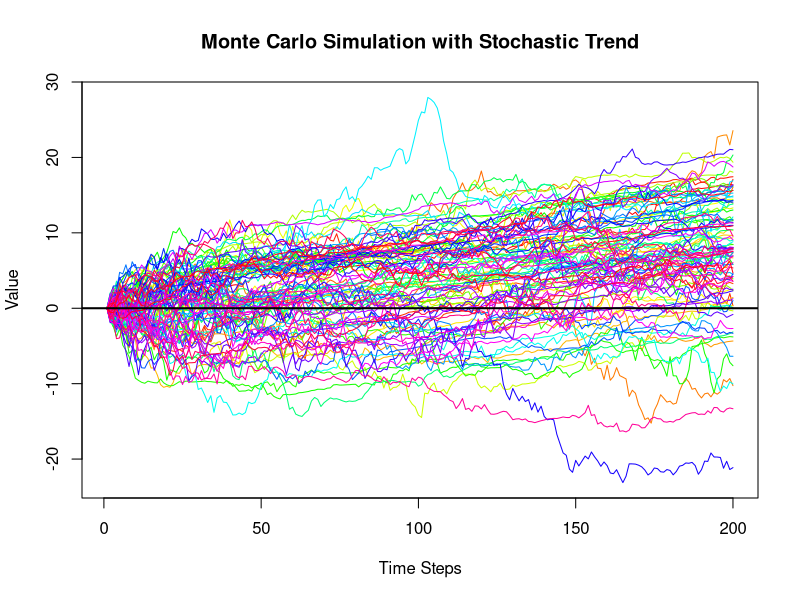

Source code (R):
#https://www.rdocumentation.org/packages/stats/versions/3.6.2/topics/arima.sim


# Set parameters
set.seed(123)
n_simulations <- 100   # Number of Monte Carlo simulations
n_steps <- 200         # Number of time steps
mu <- 0.05             # Drift term (trend)
sigma_0 <- 1           # Initial standard deviation
phi <- 0.98            # Autoregressive component for volatility

# Initialize matrix to store simulations
simulations <- matrix(0, nrow = n_steps, ncol = n_simulations)

# Generate random walks with stochastic volatility
for (i in 1:n_simulations) {
  steps <- numeric(n_steps)
  sigma_t <- sigma_0  # Initialize volatility
  for (t in 2:n_steps) {
    epsilon_t <- rnorm(1, mean = 0, sd = sigma_t)  # Random shock
    sigma_t <- abs(phi * sigma_t + rnorm(1, mean = 0, sd = 0.1))  # Stochastic volatility
    steps[t] <- steps[t-1] + mu + epsilon_t  # Stochastic trend update
  }
  simulations[, i] <- steps  # Store simulation path
}

# Plot the random walks
matplot(simulations, type = "l", lty = 1, col = rainbow(n_simulations), 
        main = "Monte Carlo Simulation with Stochastic Trend",
        xlab = "Time Steps", ylab = "Value")
abline(h = 0, col = "black", lwd = 2)
